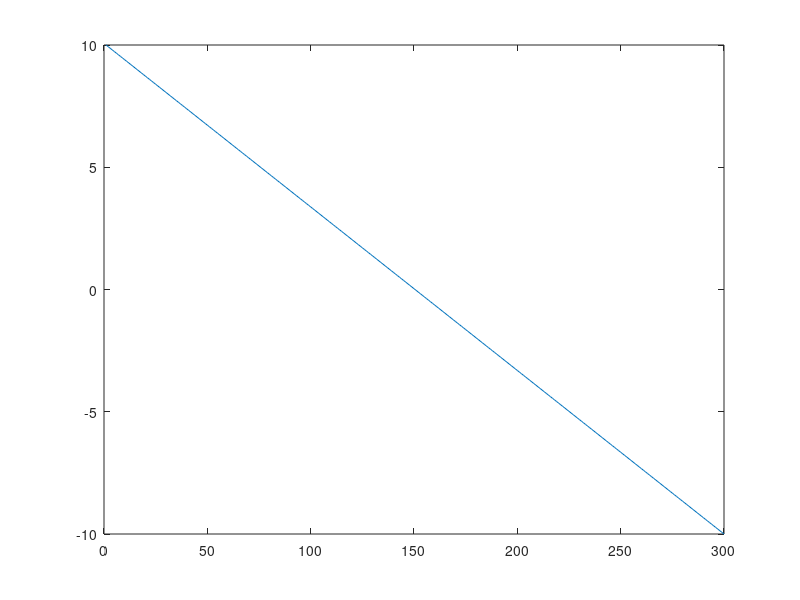

This figure's MATLAB source:
% Jonathan Vandermause
% July 11, 2016
% Define ramp

% This script creates a Ladau-Zener pulse.

% Specify parameters of the pulse:
nop = 300;  % set number of points in the pulse
power = 1;  % amplitude of drive field
T = pi;     % duration of the tranition
step = T / nop; % step size
omega_1 = ones(1, nop) * power; % drive field (independent of time)
detune_fac = 10;    % determines the detuning at the beginning of pulse

delta_omega = zeros(1, nop);    % initialize detuning
for n = 1 : nop
    % create ramp
    delta_omega(n) = detune_fac * power - ...
        (2 * detune_fac * power * (n - 1)) / (nop - 1);
end

figure
plot(delta_omega)